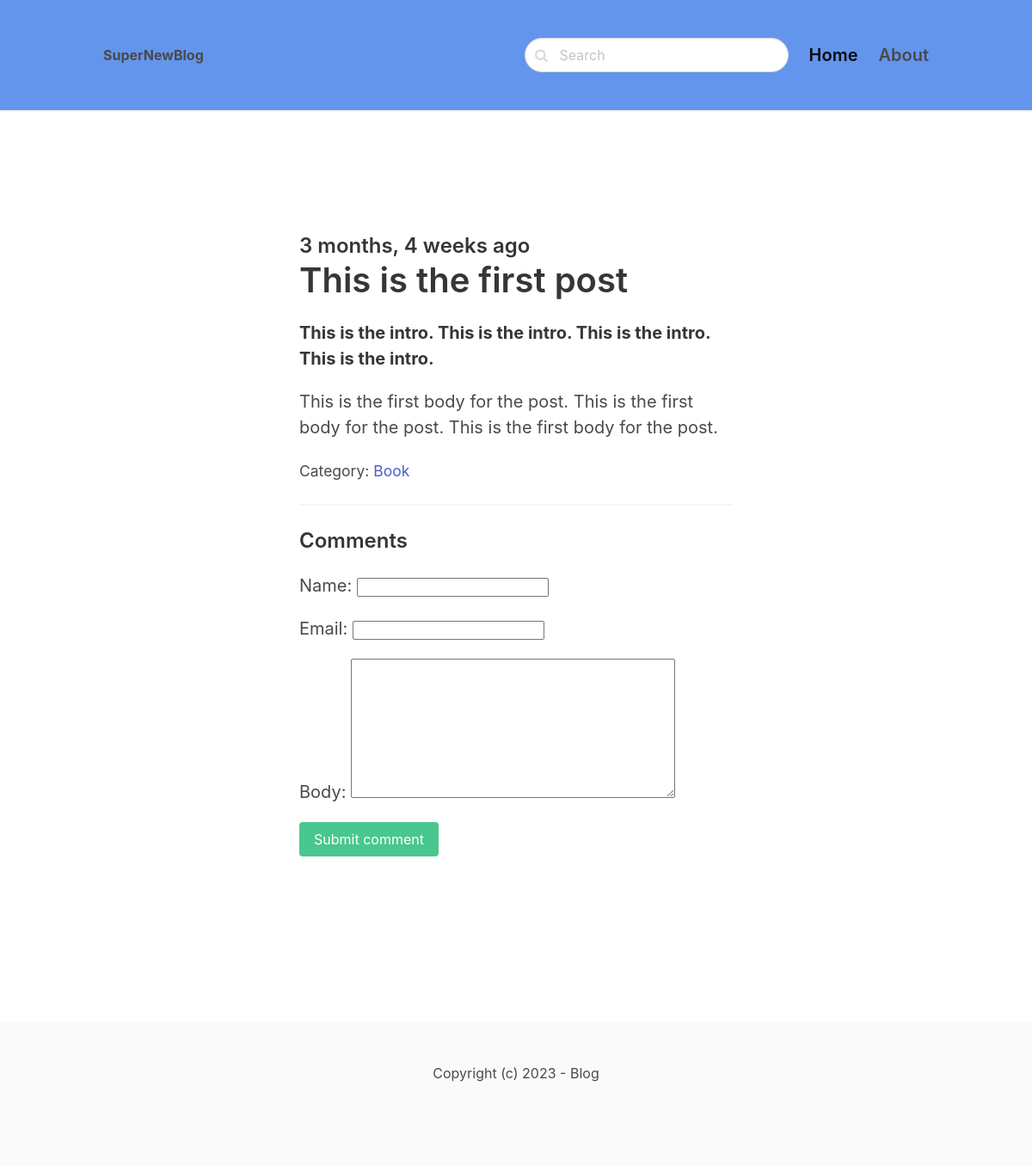
Screenshot of /book/1/ with the database file from the repository.
### blog/models.py (models this page shows, shortened)
class Post(models.Model):
    ACTIVE = 'active'
    DRAFT = 'draft'
    CHOICES_STATUS = (
        (ACTIVE, 'Active'),
        (DRAFT, 'Draft')
    )
    category = models.ForeignKey(Category, related_name='posts', on_delete=models.CASCADE)
    title = models.CharField(max_length=255)
    slug = models.SlugField()
    intro = models. TextField()
    body = models.TextField()
    created_at = models.DateTimeField(auto_now_add=True)
    status = models.CharField(max_length=10, choices=CHOICES_STATUS, default=ACTIVE)
    image = models.ImageField(upload_to='uploads/', blank=True, null=True)
    class Meta:
        ordering = ('-created_at',)

class Category(models.Model):
    title = models.CharField(max_length=255)
    slug = models.SlugField()
    class Meta:
        ordering = ('title',)
        verbose_name_plural = 'Categories'
    def __str__(self):
        return self.title

### blog/views.py (the view)
# urls.py: path('<slug:category_slug>/<slug:slug>/', views.detail, name='post_detail'),
def detail(request, category_slug, slug):
    post = get_object_or_404(Post, slug=slug, status=Post.ACTIVE)
    if request.method == 'POST':
        form = CommentForm(request.POST)
        if form.is_valid():
            comment = form.save(commit=False)
            comment.post = post
            comment.save()
            return redirect('post_detail', slug=slug)
    else:
        form = CommentForm()
    return render(request, 'blog/detail.html', {'post': post, 'form' : form})

### blog/forms.py
class CommentForm(forms.ModelForm):
    class Meta:
        model = Comment
        fields = ('name', 'email', 'body')

### blog/templates/blog/detail.html (shortened to what this page needs)
{% extends 'core/base.html' %}
{% block content %}
<section class="hero">
    <div class="hero-body">
        <div class="container">
            <section class="section">
                <div class="columns">
                    <div class="column is-8 is-offset-2">
                        <div class="content is-medium">
                            <h2 class="subtitle is-4">{{ post.created_at|timesince }} ago</h2>
                            <h1 class="title">{{ post.title }}</h1>
                            <p><strong>{{ post.intro }}</strong></p>
                            <p>{{ post.body }}</p>
                            <p><small>Category: <a href="{% url 'category_detail' post.category.slug %}">{{ post.category }}</a></small></p>
                            <hr>
                            <h2 class="subtitle is-4">Comments</h2>
                            <form method="post" class="mb-6">
                                {{ form.as_p }}
                                <div class="field">
                                    <div class="control">
                                        <button class="button is-success">Submit comment</button>
                                    </div>
                                </div>
                            </form>
                        </div>
                    </div>
                </div>
            </section>
        </div>
    </div>
</section>
{% endblock %}

### rows the page displays
Post: created_at "3 months, 4 weeks", title "This is the first post", intro "This is the intro. This is the intro. This is the intro. This is the intro.", body "This is the first body for the post. This is the first body for the post. This is the first body for the post.", category "Book"
